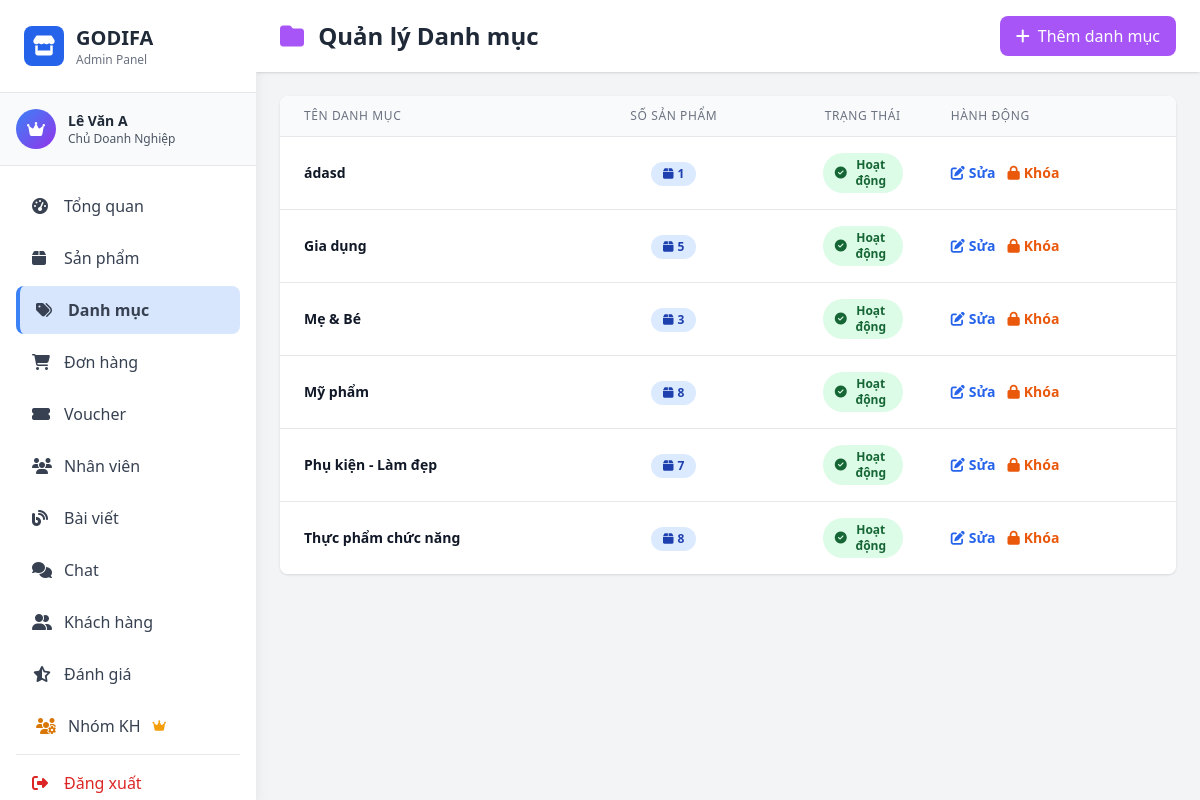
The page /admin/index.php?page=categories (signed in) on the database as committed earlier.
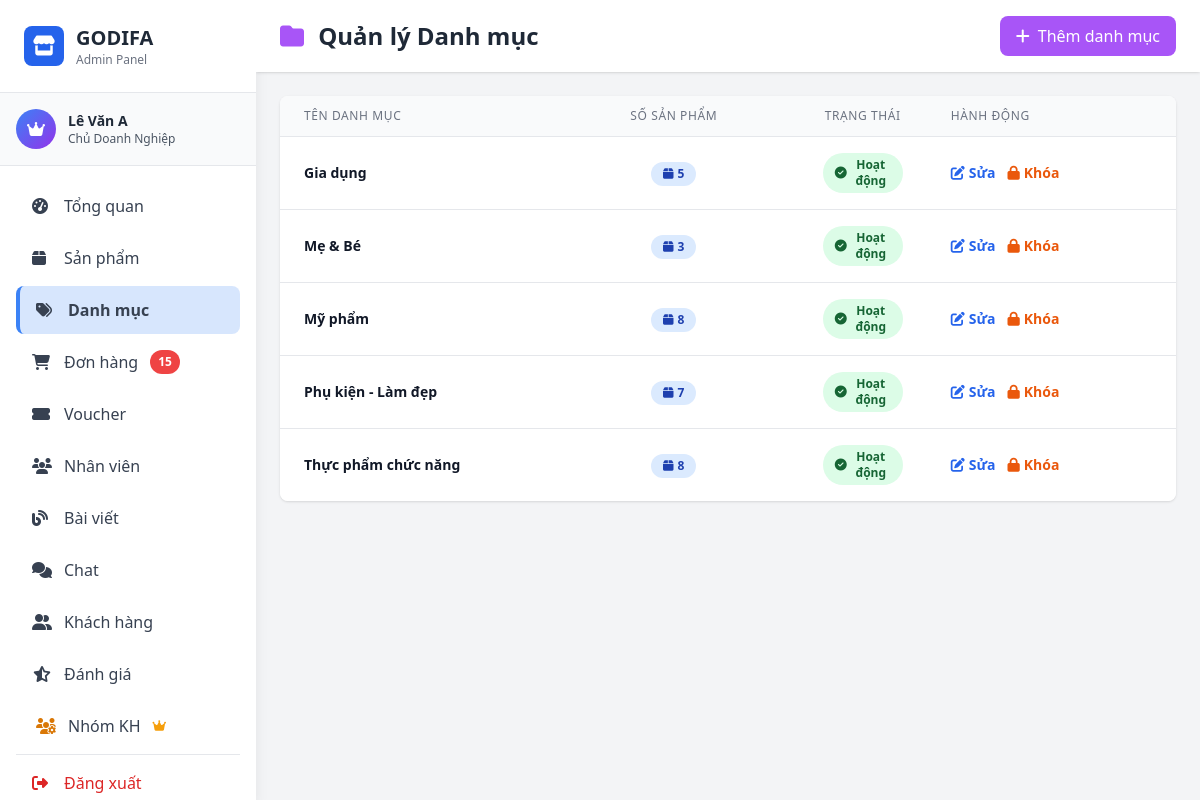
The same page on the database as committed later.
### tables this page shows
CREATE TABLE IF NOT EXISTS `category` (
  `categoryID` int NOT NULL AUTO_INCREMENT,
  `categoryName` varchar(150) NOT NULL,
  `status` tinyint(1) NOT NULL DEFAULT '1' COMMENT '1=Active, 0=Inactive',
  PRIMARY KEY (`categoryID`)
);

### model/mCategory.php (called while the page is built, shortened)
<?php
require_once __DIR__ . '/database.php';
class Category {
    private $conn;
    public function __construct() {
        $db = new clsKetNoi();
        $this->conn = $db->moKetNoi();
    }
    public function getAllCategories() {
        $sql = "SELECT * FROM category ORDER BY categoryName";
        $result = mysqli_query($this->conn, $sql);
        $categories = [];
        while ($row = mysqli_fetch_assoc($result)) {
            $categories[] = $row;
        }
        return $categories;
    }
    public function countProductsInCategory($id) {
        $sql = "SELECT COUNT(*) as total FROM product WHERE categoryID = ?";
        $stmt = mysqli_prepare($this->conn, $sql);
        mysqli_stmt_bind_param($stmt, "i", $id);
        mysqli_stmt_execute($stmt);
        $result = mysqli_stmt_get_result($stmt);
        $row = mysqli_fetch_assoc($result);
        return $row['total'];
    }
}
?>

### model/database.php (called while the page is built, shortened)
<?php
class Database {
    private static $instance = null;
    private $connection;
    private function __construct() {
        try {
            $this->connection = mysqli_connect(
                self::DB_HOST,
                self::DB_USER,
                self::DB_PASS,
                self::DB_NAME
            );
            mysqli_set_charset($this->connection, self::DB_CHARSET);
        } catch (Exception $e) {
            die("Database Error: " . $e->getMessage());
        }
    }
    public static function getInstance() {
        if (self::$instance === null) {
            self::$instance = new self();
        }
        return self::$instance;
    }
    public function getConnection() {
        return $this->connection;
    }
}
class clsKetNoi {
    public function moKetNoi() {
        return Database::getInstance()->getConnection();
    }
}
?>

### controller/admin/cCategory.php (called while the page is built, shortened)
<?php
require_once __DIR__ . '/../../model/mCategory.php';
class cCategory {
    private $categoryModel;
    public function __construct() {
        $this->categoryModel = new Category();
    }
    public function getAllCategories() {
        return $this->categoryModel->getAllCategories();
    }
    public function countProductsInCategory($categoryID) {
        return $this->categoryModel->countProductsInCategory($categoryID);
    }
}
?>

### admin/middleware/auth.php (called while the page is built, shortened)
<?php
function hasPermission($permission) {
    global $rolePermissions;
    $userRole = $_SESSION['role_id'] ?? 0;
    if ($userRole == ROLE_OWNER) {
        return true;
    }
    return in_array($permission, $rolePermissions[$userRole]);
}
?>

### model/mOrder.php (called while the page is built, shortened)
<?php
require_once __DIR__ . '/database.php';
class Order {
    private $conn;
    public function __construct() {
        $db = new clsKetNoi();
        $this->conn = $db->moKetNoi();
    }
    public function countByStatus($status) {
        $sql = "SELECT COUNT(*) as total FROM `order` WHERE paymentStatus = ?";
        $stmt = mysqli_prepare($this->conn, $sql);
        mysqli_stmt_bind_param($stmt, "s", $status);
        mysqli_stmt_execute($stmt);
        $result = mysqli_stmt_get_result($stmt);
        $row = mysqli_fetch_assoc($result);
        return $row['total'];
    }
}
?>

### admin/pages/categories.php (the view, shortened to what the changed rows need)
<?php
require_once __DIR__ . '/../../controller/admin/cCategory.php';
$categoryController = new cCategory();
$categories = $categoryController->getAllCategories();
include __DIR__ . '/../includes/header.php';
?>
<div class="flex h-screen bg-gray-100">
    <?php include __DIR__ . '/../includes/sidebar.php'; ?>
    <div class="flex-1 overflow-y-auto ml-64">
        <div class="bg-white shadow sticky top-0 z-10">
            <div class="px-6 py-4 flex flex-wrap justify-between items-center gap-4">
                <h1 class="text-xl md:text-2xl font-bold text-gray-800">
                    <i class="fas fa-folder text-purple-500 mr-2"></i>
                    Quản lý Danh mục
                </h1>
            </div>
        </div>
        <div class="p-6">
            <div class="bg-white rounded-lg shadow overflow-hidden">
                <div class="overflow-x-auto">
                    <table class="min-w-full divide-y divide-gray-200">
                    <thead class="bg-gray-50">
                        <tr>
                            <th style="width: 35%;" class="px-6 py-3 text-left text-xs font-medium text-gray-500 uppercase tracking-wider">
                                TÊN DANH MỤC
                            </th>
                            <th style="width: 15%;" class="px-6 py-3 text-center text-xs font-medium text-gray-500 uppercase tracking-wider">
                                SỐ SẢN PHẨM
                            </th>
                            <th style="width: 15%;" class="px-6 py-3 text-center text-xs font-medium text-gray-500 uppercase tracking-wider">
                                TRẠNG THÁI
                            </th>
                            <th style="width: 35%;" class="px-6 py-3 text-left text-xs font-medium text-gray-500 uppercase tracking-wider">
                                HÀNH ĐỘNG
                            </th>
                        </tr>
                    </thead>
                    <tbody class="bg-white divide-y divide-gray-200">
                        <?php
                        if (empty($categories)) {
                            echo '<tr><td colspan="4" class="px-6 py-8 text-center text-gray-500">
                                    <i class="fas fa-folder-open text-5xl text-gray-300 mb-3"></i>
                                    <p class="text-lg">Chưa có danh mục nào</p>
                                  </td></tr>';
                        } else {
                            foreach ($categories as $category):
                                $productCount = $categoryController->countProductsInCategory($category['categoryID']);
                                $status = isset($category['status']) ? $category['status'] : 1;
                        ?>
                        <tr class="hover:bg-gray-50 transition-colors">
                            <td class="px-6 py-4">
                                <div class="text-sm font-bold text-gray-900 truncate" title="<?= htmlspecialchars($category['categoryName']) ?>">
                                    <?= htmlspecialchars($category['categoryName']) ?>
                                </div>
                            </td>
                            <td class="px-6 py-4 text-center">
                                <span class="inline-flex items-center px-3 py-1 rounded-full text-xs font-bold bg-blue-100 text-blue-800">
                                    <i class="fas fa-box mr-1"></i>
                                    <?= $productCount ?>
                                </span>
                            </td>
                            <td class="px-6 py-4 text-center">
                                <?php if ($status == 1): ?>
                                    <span class="px-3 py-1 inline-flex items-center text-xs font-bold rounded-full bg-green-100 text-green-800">
                                        <i class="fas fa-check-circle mr-1"></i> Hoạt động
                                    </span>
                                <?php else: ?>
                                    <span class="px-3 py-1 inline-flex items-center text-xs font-bold rounded-full bg-red-100 text-red-800">
                                        <i class="fas fa-lock mr-1"></i> Đã khóa
                                    </span>
                                <?php endif; ?>
                            </td>
                            <td class="px-6 py-4 text-sm font-medium">
                                <?php if (hasPermission('manage_categories')): ?>
                                <div class="flex items-center justify-start space-x-3">
                                    <button onclick='openEditModal(<?= json_encode($category) ?>)'
                                            class="inline-flex items-center text-blue-600 hover:text-blue-900 font-semibold">
                                        <i class="fas fa-edit mr-1"></i> Sửa
                                    </button>
                                    <form method="POST" class="inline" onsubmit="return confirm('Bạn có chắc muốn thay đổi trạng thái danh mục này?')">
                                        <button type="submit" name="toggle_status"
                                                class="inline-flex items-center font-semibold <?= $status == 1 ? 'text-orange-600 hover:text-orange-900' : 'text-green-600 hover:text-green-900' ?>">
                                            <i class="fas <?= $status == 1 ? 'fa-lock' : 'fa-unlock' ?> mr-1"></i>
                                            <?= $status == 1 ? 'Khóa' : 'Mở' ?>
                                        </button>
                                    </form>
                                </div>
                                <?php else: ?>
                                <span class="text-gray-400 text-sm italic">Chỉ xem</span>
                                <?php endif; ?>
                            </td>
                        </tr>
                        <?php
                            endforeach;
                        }
                        ?>
                    </tbody>
                    </table>
                </div>
            </div>
        </div>
    </div>
</div>
<?php include __DIR__ . '/../includes/footer.php'; ?>

### admin/includes/sidebar.php (shortened to what the changed rows need)
<?php
require_once __DIR__ . '/../../model/mOrder.php';
$orderModel = new Order();
$pendingOrdersCount = $orderModel->countByStatus('Chờ thanh toán');
?>
<aside class="w-64 bg-white h-screen shadow-lg fixed left-0 top-0 overflow-y-auto">
    <div class="p-6 border-b border-gray-200">
        <a href="index.php" class="flex items-center space-x-3">
            <div>
                <h1 class="text-xl font-bold text-gray-800">GODIFA</h1>
            </div>
        </a>
    </div>
    <nav class="p-4 space-y-1">
        <?php if (hasPermission('view_orders')): ?>
        <a href="?page=orders" class="sidebar-link flex items-center space-x-3 px-4 py-3 rounded-lg text-gray-700">
            <i class="fas fa-shopping-cart w-5"></i>
            <span>Đơn hàng</span>
            <?php if ($pendingOrdersCount > 0): ?>
            <span class="ml-auto bg-red-500 text-white text-xs px-2 py-1 rounded-full font-semibold">
                <?php echo $pendingOrdersCount; ?>
            </span>
            <?php endif; ?>
        </a>
        <?php endif; ?>
    </nav>
</aside>

Rows that differ between the two databases and show on the page:
removed category: categoryName "ádasd", productCount "1", status 1 (drawn)
Other text that changed with them:
$pendingOrdersCount: (not shown) → "15"
